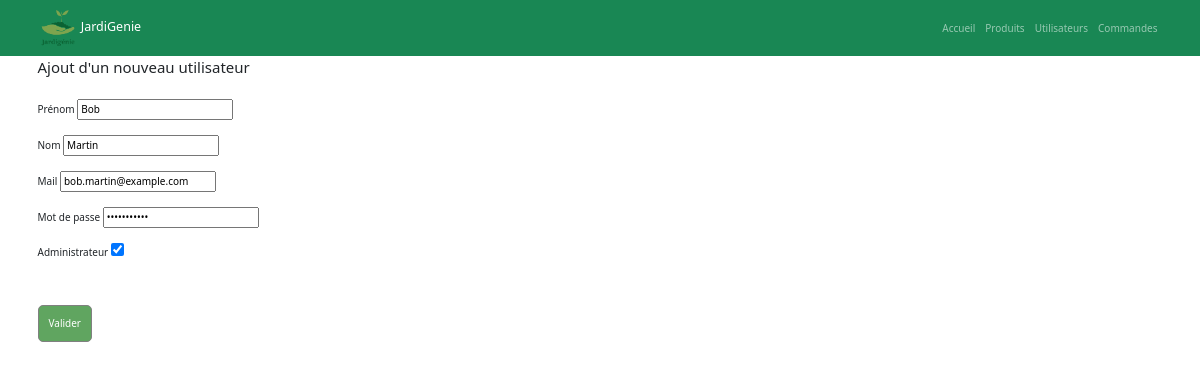
/back_office/index.php?route=editUser&id=2, run on the app's committed database.
### tables this page shows
CREATE TABLE users (
    user_id INT AUTO_INCREMENT PRIMARY KEY, 
    first_name VARCHAR(255),
    last_name VARCHAR(255),
    mail VARCHAR(255),
    password VARCHAR(255),
    register_date DATE,
    is_admin BOOLEAN 
);

### back_office/controllers/UserController.php (called while the page is built, shortened)
<?php
class UserController {
    public function displayFormEditUser ($id) {
        $route = 'index.php?route=editUser&ref=editUser&id='.$id;
        $model = new \Models\Users();
        $usermodif = $model->getUserById($id);
        $newUser = [
                        'id'            => $usermodif['user_id'],
                        'first_name'    => $usermodif['first_name'],
                        'last_name'     => $usermodif['last_name'],
                        'mail'          => $usermodif['mail'],
                        'password'      => $usermodif['password'],
                        'register_date' => $usermodif['register_date'],
                        'is_admin'      => $usermodif['is_admin']
            ];
            include_once 'views/layout.phtml';
    }
}

### back_office/models/Users.php (called while the page is built, shortened)
<?php
class Users extends Database {
    public function getUserById($id) {
        $req = "SELECT * FROM users WHERE user_id = ?";
        return $this->findOne($req, [$id]);
    }
}

### back_office/models/Database.php (called while the page is built, shortened)
<?php
class Database {
    protected $bdd;
    public function __construct() {
        $this->bdd = new \PDO('mysql:host=' . DB_HOST . ';dbname=' . DB_NAME . ';charset=utf8', DB_USER, DB_PASS);
    }
    protected function findOne($req, $params=[]) {
        $query = $this->bdd->prepare($req);
        $query->execute($params);
        return $query->fetch();
    }
}

### back_office/views/adduser.phtml (the view, shortened to what this page needs)
<fieldset id='addUser'>
    <legend>Ajout d'un nouveau utilisateur</legend>
    <form enctype="multipart/form-data" class="user-form" method="POST" action="<?=htmlspecialchars($route)?>">
        <br>
        <label for="first_name">Prénom</label>
        <input type="text" name="first_name" value='<?= htmlspecialchars($newUser['first_name']) ?>'>
        <br><br>
        <label for="last_name">Nom</label>
        <input type="text" name="last_name" value='<?= htmlspecialchars($newUser['last_name']) ?>'>
        <br><br>
        <label for="mail">Mail</label>
        <input type="email" name="mail" value='<?= htmlspecialchars($newUser['mail']) ?>'>
        <br><br>
        <label for="password">Mot de passe</label>
        <input type="password" name="password" value='<?= htmlspecialchars($newUser['password']) ?>'>
        <br><br>
        <label for="is_admin">Administrateur</label>
        <input type="checkbox" name="is_admin" value="1" <?= $newUser['is_admin'] ? 'checked' : '' ?>>
        <br><br>
        <br><br>
        <button type="submit" name="submit" class='button'>Valider</button>
    </form>
</fieldset>

### back_office/public/css/style.css (style rules this page uses)
* { box-sizing: border-box; }
html { font-size: 62.5%; }
.button { color:white; background-color: rgb(96, 165, 96); padding:1rem; border-radius: 5px; border: solid 1px gray; cursor: pointer; }
body { font-size : 1.6rem; font-family: "Poppins", sans-serif; margin:0; color:rgb(44, 44, 44); }

### data on the page
users: first_name "Bob", last_name "Martin", mail "bob.martin@example.com", is_admin "☑"
